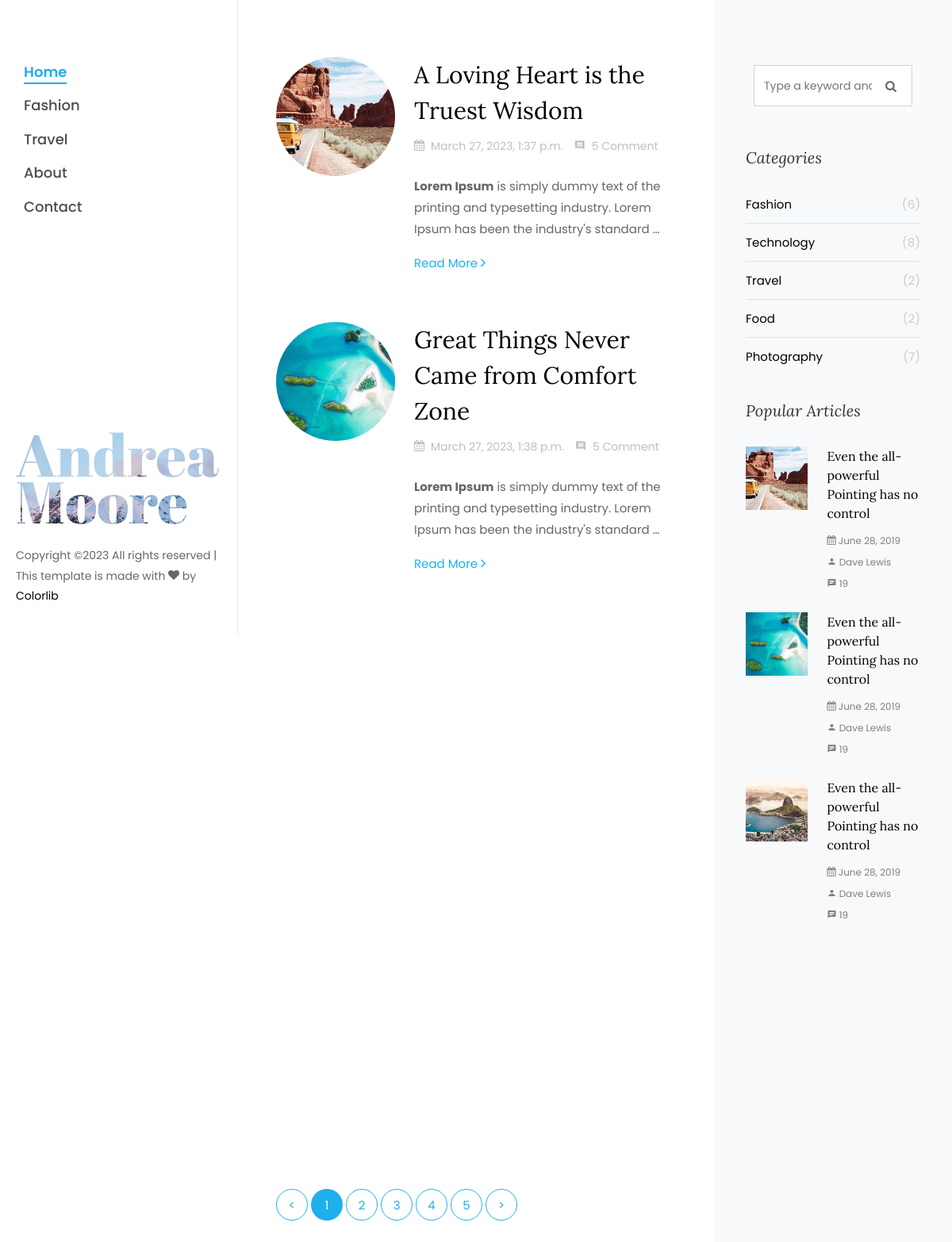
The page / on the database its author committed.
### blog/models.py (models this page shows, shortened)
class Post(models.Model):
    title = models.CharField(max_length=200)
    slug = models.SlugField(max_length=200, unique=True, null=True, blank=True)
    content = RichTextUploadingField ()
    featured_img = models.ImageField(upload_to='uploads/', null=True, blank=True)
    tags = TaggableManager(blank=True)
    popular = models.BooleanField(default=False)
    pub_date = models.DateTimeField(auto_now=True)
    mod_date = models.DateTimeField(auto_now_add=True)

### blog/views.py (the view)
# urls.py: path('', views.home_view, name='home'),
def home_view(request):
    blog_post = Post.objects.all()[:4]
    context = {'blog_post': blog_post}
    return render(request, 'blog/index.html', context=context )

### templates/blog/index.html (shortened to what this page needs)
{% extends 'partial/base.html' %}
{% load static %}
{% block content %}
		<div id="colorlib-main">
			<section class="ftco-section ftco-no-pt ftco-no-pb">
	    	<div class="container">
	    		<div class="row d-flex">
	    			<div class="col-xl-8 py-5 px-md-5">
	    				<div class="row pt-md-4">
							{% for blog in blog_post %}
			    			<div class="col-md-12">
								<div class="blog-entry ftco-animate d-md-flex">
									<a href="{{blog.slug}}" class="img img-2" style="background-image: url({{blog.featured_img.url}});"></a>
									<div class="text text-2 pl-md-4">
						  <h3 class="mb-2"><a href="{{blog.slug}}">{{blog.title}}</a></h3>
						  <div class="meta-wrap">
											<p class="meta">
								  <span><i class="icon-calendar mr-2"></i>{{blog.pub_date}}</span>
								  <span><i class="icon-comment2 mr-2"></i>5 Comment</span>
							  </p>
						  </div>
						  <p class="mb-4">{{blog.content | truncatechars:150 |safe}}</p>
						  <p><a href="{{blog.slug}}" class="btn-custom">Read More <span class="ion-ios-arrow-forward"></span></a></p>
						</div>
								</div>
							</div>
				{% endfor %}
			    		</div>
{% endblock content %}

### static/css/icomoon.css (style rules this page uses)
[class^="icon-"], [class*=" icon-"] { font-family: 'icomoon' !important; speak: none; font-style: normal; font-weight: normal; font-variant: normal; text-transform: none; line-height: 1; -webkit-font-smoothing: antialiased; -moz-osx-font-smoothing: grayscale; }
.icon-calendar:before { content: "\f073"; }
.icon-comment2:before { content: "\e0b9"; }

### rows shown on the page
Post: featured_img (picture), title "A Loving Heart is the Truest Wisdom", pub_date "March 27, 2023, 1:37 p.m.", content "Lorem Ipsum is simply dummy text of the printing and typesetting industry. Lorem Ipsum has been the industry's standard …"
Post: featured_img (picture), title "Great Things Never Came from Comfort Zone", pub_date "March 27, 2023, 1:38 p.m.", content "Lorem Ipsum is simply dummy text of the printing and typesetting industry. Lorem Ipsum has been the industry's standard …"
